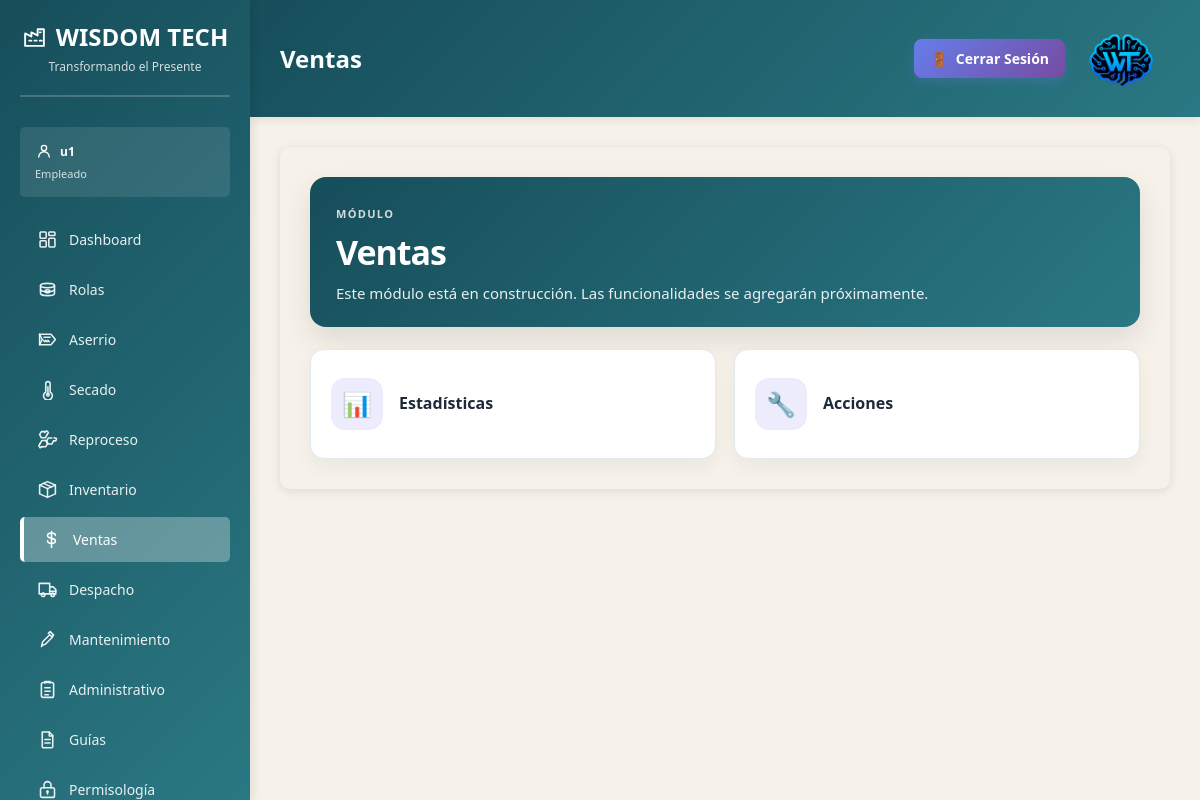
The app's page /dashboard/ventas/ (signed in) with its own data.
### dashboard/models.py (models this page shows, shortened)
class ConfiguracionEmpresa(models.Model):
    PALETAS_FONDO = [
        ('claro', 'Gris claro'),
        ('azulado', 'Azul muy claro'),
        ('calido', 'Arena suave'),
        ('marron', 'Marrón suave'),
        ('salvia', 'Verde salvia'),
        ('petroleo', 'Azul petróleo'),
    ]
    PALETAS_BARRA_LATERAL = [
        ('verde', 'Verde'),
        ('azul', 'Azul'),
        ('vino', 'Vino'),
        ('marron', 'Marrón'),
        ('salvia', 'Verde salvia'),
        ('petroleo', 'Azul petróleo'),
    ]
    PALETAS_MODULOS = [
        ('azul', 'Azul'),
        ('verde', 'Verde'),
        ('grafito', 'Grafito'),
        ('marron', 'Marrón'),
        ('salvia', 'Verde salvia'),
        ('petroleo', 'Azul petróleo'),
    ]
    nombre = models.CharField('nombre de la empresa', max_length=150, default=NombreEmpresa)
    rif = models.CharField('RIF', max_length=30, default=NumeroRif)
    logo_path = models.CharField(
        'ruta del logo',
        max_length=255,
        blank=True,
        default=LogoEmpresa,
        help_text='Ruta relativa a la carpeta static del proyecto, por ejemplo: images/logo.png.',
    )
    slogan = models.CharField('slogan', max_length=255, default=SloganEmpresa)
    color_fondo = models.CharField(
        'fondo del dashboard',
        max_length=20,
        choices=PALETAS_FONDO,
        default='claro',
    )
    color_sidebar = models.CharField(
        'color de la barra lateral',
        max_length=20,
        choices=PALETAS_BARRA_LATERAL,
        default='verde',
    )
    color_modulos = models.CharField(
        'color de las barras de módulos',
        max_length=20,
        choices=PALETAS_MODULOS,
        default='azul',
    )
    class Meta:
        verbose_name = 'configuración de la empresa'
        verbose_name_plural = 'configuración de la empresa'

class PerfilUsuario(models.Model):
    usuario = models.OneToOneField(
        settings.AUTH_USER_MODEL,
        on_delete=models.CASCADE,
        related_name='perfil',
    )
    cargo = models.CharField('cargo', max_length=100)
    class Meta:
        verbose_name = 'perfil de usuario'
        verbose_name_plural = 'perfiles de usuario'

### dashboard/views.py (the view)
# urls.py: path('ventas/', views.ventas_view, name='ventas'),
@login_required(login_url='login')
def ventas_view(request):
    context = {'module': 'Ventas'}
    return render(request, 'modules/ventas.html', context)

### templates/modules/ventas.html (shortened to what this page needs)
{% extends 'base.html' %}
{% block page_title %}{{ module }}{% endblock %}
{% block content %}
<div class="module-container module-shell">
    <section class="module-banner">
        <span class="eyebrow">Módulo</span>
        <h3>{{ module }}</h3>
        <p>Este módulo está en construcción. Las funcionalidades se agregarán próximamente.</p>
    </section>
    <div class="module-grid">
        <div class="module-tile">
            <span class="module-tile-icon">📊</span>
            <span class="module-tile-label">Estadísticas</span>
        </div>
        <div class="module-tile">
            <span class="module-tile-icon">🔧</span>
            <span class="module-tile-label">Acciones</span>
        </div>
    </div>
</div>
{% endblock %}

### templates/base.html (shortened to what this page needs)
<!DOCTYPE html>
<html lang="es">
<head>
    {% load static %}
</head>
<body style="--dashboard-background: {{ tema_colores.fondo }}; --sidebar-start: {{ tema_colores.sidebar_inicio }}; --sidebar-end: {{ tema_colores.sidebar_fin }}; --module-start: {{ tema_colores.modulo_inicio }}; --module-end: {{ tema_colores.modulo_fin }};">
    <div class="sidebar">
        <div class="sidebar-header">
            <h1>
                <span class="sidebar-symbol" aria-hidden="true">
                    <svg viewBox="0 0 24 24">
                        <path d="M3 21V9l6 3V8l6 3V5h6v16z"/>
                        <path d="M7 16h2m3 0h2m3 0h2M17 8h1"/>
                    </svg>
                </span>
                <span>{{ empresa.nombre }}</span>
            </h1>
            <p>{{ empresa.slogan }}</p>
        </div>
        <div class="user-info">
            <strong>
                <span class="sidebar-symbol" aria-hidden="true">
                    <svg viewBox="0 0 24 24">
                        <circle cx="12" cy="8" r="3.5"/>
                        <path d="M5 20a7 7 0 0 1 14 0"/>
                    </svg>
                </span>
                <span>{{ user.get_full_name|default:user.username }}</span>
            </strong>
            <span class="user-role">{{ cargo_usuario }}</span>
        </div>
        <ul class="sidebar-menu">
            <li>
                <a href="{% url 'dashboard' %}" class="{% if request.resolver_match.url_name == 'dashboard' %}active{% endif %}">
                    <span class="icon" aria-hidden="true">
                        <svg viewBox="0 0 24 24">
                            <rect x="3.5" y="3.5" width="7" height="7" rx="1"/>
                            <rect x="13.5" y="3.5" width="7" height="4" rx="1"/>
                            <rect x="13.5" y="10.5" width="7" height="10" rx="1"/>
                            <rect x="3.5" y="13.5" width="7" height="7" rx="1"/>
                        </svg>
                    </span>
                    <span>Dashboard</span>
                </a>
            </li>
            <li>
                <a href="/dashboard/rolas/" class="{% if 'rolas' in request.path %}active{% endif %}">
                    <span class="icon" aria-hidden="true">
                        <svg viewBox="0 0 24 24">
                            <path d="M4 7.5c0-1.4 3.6-2.5 8-2.5s8 1.1 8 2.5v9c0 1.4-3.6 2.5-8 2.5s-8-1.1-8-2.5z"/>
                            <path d="M4 7.5c0 1.4 3.6 2.5 8 2.5s8-1.1 8-2.5M4 12c0 1.4 3.6 2.5 8 2.5s8-1.1 8-2.5"/>
                            <path d="M12 12.2c1.4 0 2.6.8 2.6 1.8s-1.2 1.8-2.6 1.8-2.6-.8-2.6-1.8 1.2-1.8 2.6-1.8z"/>
                        </svg>
                    </span>
                    <span>Rolas</span>
                </a>
            </li>
            <li>
                <a href="{% url 'aserrio' %}" class="{% if request.resolver_match.url_name == 'aserrio' %}active{% endif %}">
                    <span class="icon" aria-hidden="true">
                        <svg viewBox="0 0 24 24">
                            <path d="M3 6h13l5 6-5 6H3l3-6z"/>
                            <path d="M8 9.5h7M7.5 13l1.5 1.5m1-1.5 1.5 1.5m1-1.5 1.5 1.5"/>
                            <path d="M3 6v12"/>
                        </svg>
                    </span>
                    <span>Aserrio</span>
                </a>
            </li>
            <li>
                <a href="{% url 'secado' %}" class="{% if request.resolver_match.url_name == 'secado' %}active{% endif %}">
                    <span class="icon" aria-hidden="true">
                        <svg viewBox="0 0 24 24">
                            <path d="M10 14.8V5.5a2.5 2.5 0 0 1 5 0v9.3a5 5 0 1 1-5 0z"/>
                            <path d="M12.5 9v8"/>
                            <circle cx="12.5" cy="18" r="1.5"/>
                        </svg>
                    </span>
                    <span>Secado</span>
                </a>
            </li>
            <li>
                <a href="{% url 'reproceso' %}" class="{% if request.resolver_match.url_name == 'reproceso' %}active{% endif %}">
                    <span class="icon" aria-hidden="true">
                        <svg viewBox="0 0 24 24">
                            <path d="m9 4 2-2 2 2-1.2 2.1"/>
                            <path d="M11.8 6.1 9.5 10H5l-2-3.5L5 3h4"/>
                            <path d="m19.5 10 2.8.8-.8 2.8-2.4-.2"/>
                            <path d="m19.1 13.4-2.2 3.8H13l-2-3.5 2-3.5h4"/>
                            <path d="m6 20-2.5 1.4L2 19l1.3-2"/>
                            <path d="m3.3 17 2.2-3.8H10l2 3.5-2 3.5H6"/>
                        </svg>
                    </span>
                    <span>Reproceso</span>
                </a>
            </li>
            <li>
                <a href="{% url 'inventario' %}" class="{% if request.resolver_match.url_name == 'inventario' %}active{% endif %}">
                    <span class="icon" aria-hidden="true">
                        <svg viewBox="0 0 24 24">
                            <path d="m3 7 9-4 9 4-9 4z"/>
                            <path d="M3 7v10l9 4 9-4V7M12 11v10"/>
                            <path d="m7.5 5 9 4"/>
                        </svg>
                    </span>
                    <span>Inventario</span>
                </a>
            </li>
            <li>
                <a href="{% url 'ventas' %}" class="{% if request.resolver_match.url_name == 'ventas' %}active{% endif %}">
                    <span class="icon" aria-hidden="true">
                        <svg viewBox="0 0 24 24">
                            <path d="M12 3v18M16.5 7.5c0-1.7-1.8-3-4.5-3s-4.5 1.3-4.5 3 1.5 2.6 4.5 3 4.5 1.3 4.5 3-1.8 3-4.5 3-4.5-1.3-4.5-3"/>
                        </svg>
                    </span>
                    <span>Ventas</span>
                </a>
            </li>
            <li>
                <a href="{% url 'despacho' %}" class="{% if request.resolver_match.url_name == 'despacho' %}active{% endif %}">
                    <span class="icon" aria-hidden="true">
                        <svg viewBox="0 0 24 24">
                            <path d="M2.5 5h12v12h-12zM14.5 9h4l3 3v5h-7z"/>
                            <circle cx="7" cy="18" r="2"/>
                            <circle cx="18" cy="18" r="2"/>
                            <path d="M14.5 14h7"/>
                        </svg>
                    </span>
                    <span>Despacho</span>
                </a>
            </li>
            <li>
                <a href="{% url 'mantenimiento' %}" class="{% if request.resolver_match.url_name == 'mantenimiento' %}active{% endif %}">
                    <span class="icon" aria-hidden="true">
                        <svg viewBox="0 0 24 24">
                            <path d="m14.5 6.5 3 3-8 8-4 1 1-4 8-8z"/>
                            <path d="m13 5 2-2 4 4-2 2"/>
                            <path d="M6 19l-1 1"/>
                        </svg>
                    </span>
                    <span>Mantenimiento</span>
                </a>
            </li>
            <li>
                <a href="{% url 'administrativo' %}" class="{% if request.resolver_match.url_name == 'administrativo' %}active{% endif %}">
                    <span class="icon" aria-hidden="true">
                        <svg viewBox="0 0 24 24">
                            <rect x="5" y="4" width="14" height="17" rx="2"/>
                            <path d="M9 4.5V3h6v1.5M9 10h6M9 14h6M9 18h4"/>
                        </svg>
                    </span>
                    <span>Administrativo</span>
                </a>
            </li>
            <li>
                <a href="{% url 'guias' %}" class="{% if request.resolver_match.url_name == 'guias' %}active{% endif %}">
                    <span class="icon" aria-hidden="true">
                        <svg viewBox="0 0 24 24">
                            <path d="M6 3.5h8l4 4V20a1.5 1.5 0 0 1-1.5 1.5h-9A1.5 1.5 0 0 1 6 20z"/>
                            <path d="M14 3.5V8h4M9 12h6M9 16h6"/>
                        </svg>
                    </span>
                    <span>Guías</span>
                </a>
            </li>
            <li>
                <a href="{% url 'permisologia' %}" class="{% if request.resolver_match.url_name == 'permisologia' %}active{% endif %}">
                    <span class="icon" aria-hidden="true">
                        <svg viewBox="0 0 24 24">
                            <rect x="4" y="10" width="16" height="11" rx="2"/>
                            <path d="M8 10V7a4 4 0 1 1 8 0v3M12 14v3"/>
                            <circle cx="12" cy="14.5" r=".7"/>
                        </svg>
                    </span>
                    <span>Permisología</span>
                </a>
            </li>
        </ul>
    </div>
    <div class="main-content">
        <div class="topbar">
            <div class="page-heading">
                <h2>{% block page_title %}Dashboard{% endblock %}</h2>
            </div>
            <div class="topbar-info">
                <div class="topbar-actions">
                    <a href="{% url 'logout' %}" class="topbar-logout">
                        <span>🚪</span>
                        <span>Cerrar Sesión</span>
                    </a>
                    {% if logo_empresa_disponible %}
                    <img class="topbar-logo" src="{% static empresa.logo_path %}" alt="Logo de {{ empresa.nombre }}">
                    {% endif %}
                </div>
            </div>
        </div>
        <div class="content">
            {% block content %}{% endblock %}
        </div>
    </div>
</body>
</html>

### templates/base.html (style rules this page uses)
* { margin: 0; padding: 0; box-sizing: border-box; }
body { font-family: 'Segoe UI', Tahoma, Geneva, Verdana, sans-serif; background-color: var(--dashboard-background, #f5f5f5); display: flex; min-height: 100vh; }
.sidebar { width: 250px; background: linear-gradient(135deg, var(--sidebar-start) 0%, var(--sidebar-end) 100%); color: white; padding: 20px; position: fixed; left: 0; top: 0; height: 100vh; overflow-y: auto; box-shadow: 2px 0 10px rgba(0, 0, 0, 0.1); }
.sidebar-header { text-align: center; margin-bottom: 30px; padding-bottom: 20px; border-bottom: 2px solid rgba(255, 255, 255, 0.2); }
.sidebar-header h1 { display: flex; align-items: center; justify-content: center; gap: 9px; font-size: 24px; margin-bottom: 5px; }
.sidebar-symbol { display: inline-flex; width: 25px; height: 25px; flex: 0 0 25px; align-items: center; justify-content: center; }
.sidebar-symbol svg { width: 100%; height: 100%; fill: none; stroke: currentColor; stroke-linecap: round; stroke-linejoin: round; stroke-width: 1.8; }
.sidebar-header p { font-size: 12px; opacity: 0.8; }
.user-info { background: rgba(255, 255, 255, 0.1); padding: 15px; border-radius: 5px; margin-bottom: 20px; font-size: 12px; }
.user-info strong { display: flex; align-items: center; gap: 7px; margin-bottom: 5px; }
.user-info .sidebar-symbol { width: 18px; height: 18px; flex-basis: 18px; }
.user-role { font-size: 11px; opacity: 0.8; }
.sidebar-menu { list-style: none; }
.sidebar-menu li { margin-bottom: 5px; }
.sidebar-menu a { display: flex; align-items: center; padding: 12px 15px; color: rgba(255, 255, 255, 0.9); text-decoration: none; border-radius: 5px; transition: all 0.3s; font-size: 14px; }
.sidebar-menu a.active { background: rgba(255, 255, 255, 0.3); color: white; border-left: 4px solid white; padding-left: 15px; }
.sidebar-menu a .icon { display: inline-flex; width: 24px; flex: 0 0 24px; align-items: center; justify-content: center; margin-right: 10px; font-size: 18px; }
.sidebar-menu a .icon svg { display: block; width: 21px; height: 21px; fill: none; stroke: currentColor; stroke-linecap: round; stroke-linejoin: round; stroke-width: 1.8; }
.topbar-logout { display: inline-flex; align-items: center; justify-content: center; gap: 8px; padding: 10px 16px; background: linear-gradient(135deg, #667eea 0%, #764ba2 100%); color: white; border: none; border-radius: 8px; font-size: 14px; font-weight: 600; text-decoration: none; transition: all 0.3s ease; box-shadow: 0 4px 12px rgba(102, 126, 234, 0.25); }
.main-content { margin-left: 250px; flex: 1; display: flex; flex-direction: column; }
.topbar { background: linear-gradient(135deg, var(--sidebar-start) 0%, var(--sidebar-end) 100%); padding: 20px 30px; box-shadow: 0 2px 10px rgba(0, 0, 0, 0.1); display: flex; justify-content: space-between; align-items: center; }
.topbar h2 { color: white; font-size: 24px; }
.page-heading { min-width: 0; }
.topbar-info { display: flex; gap: 12px; align-items: center; justify-content: flex-end; flex-wrap: wrap; }
.topbar-actions { display: flex; align-items: center; gap: 5px; }
.topbar-logo { display: block; max-width: 100px; max-height: 100px; width: auto; height: auto; object-fit: contain; }
.content { flex: 1; padding: 30px; overflow-y: auto; }
.module-container { background: var(--dashboard-background); border-radius: 10px; padding: 30px; box-shadow: 0 2px 10px rgba(0, 0, 0, 0.1); }
.module-container h3 { color: var(--module-start); margin-bottom: 20px; font-size: 20px; }

### records on screen
ConfiguracionEmpresa: nombre "WISDOM TECH", slogan "Transformando el Presente", logo_path (picture)
PerfilUsuario: cargo "Empleado"

### other values on screen
{{ user.get_full_name|default:user.username }} "u1"
{{ module }} "Ventas"
